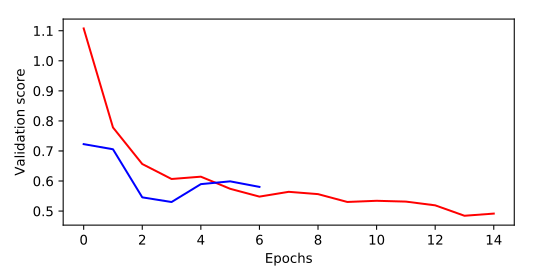

Here is the Python script that generated this plot:
# Define early_stopping_monitor
early_stopping_monitor = EarlyStopping(patience=2)

# Create the new model: model_2
model_2 = Sequential()

# Add the first and second layers
model_2.add(Dense(100, activation='relu', input_shape=input_shape))
model_2.add(Dense(100, activation='relu'))

# Add the output layer
model_2.add(Dense(2, activation='softmax'))

# Compile model_2
model_2.compile(optimizer='adam',loss='categorical_crossentropy',metrics=['accuracy'])

# Fit model_1
model_1_training = model_1.fit(predictors, target, epochs=15, validation_split=0.2, callbacks=[early_stopping_monitor], verbose=False)

# Fit model_2
model_2_training = model_2.fit(predictors, target, epochs=15, validation_split=0.2, callbacks=[early_stopping_monitor], verbose=False)

# Create the plot
plt.plot(model_1_training.history['val_loss'], 'r', model_2_training.history['val_loss'], 'b')
plt.xlabel('Epochs')
plt.ylabel('Validation score')
plt.show()
